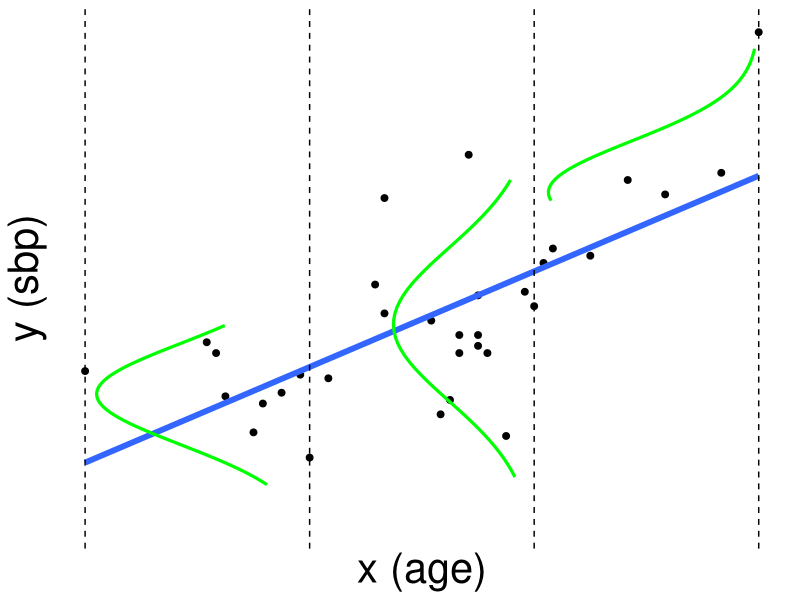

Write the R code that produced this figure. (Note: this script raises an error after producing the figure.)
library(ggplot2)
library(ggthemes)
library(ggpubr)

# our color scale for the book
cols = viridisLite::viridis(3)
liniendicke = 0.75
achsendicke = 1

#dat represents the data of american.woman
dat <- data.frame(x=c(22,41,52,23,41,54,24,46,56,27,47,57,28,48,58,9,49,59,30,49,63,32,50,67,33,51,71,35,51,77,40,51,81),
                  y=c(131,139,128,128,171,105,116,137,145,106,111,141,114,115,153,123,133,157,117,128,155,122,183,176,99,130,172,121,133,178,147,144,217))
fit = lm(y ~ x, data=dat)
summary(fit)

number_of_age_sections = 4
max_age = max(dat$x)
min_age = min(dat$x)

# breaks: where you want to compute densities
breaks <- seq(min_age, max_age, len=number_of_age_sections)
dat$section <- cut(dat$x, breaks)

## Get the residuals
dat$res <- residuals(lm(y ~ x, data=dat)) 

## Compute densities for each section, and flip the axes, and add means of sections
## Note: the densities need to be scaled in relation to the section size (2000 here)
dens <- do.call(rbind, lapply(split(dat, dat$section), function(x) {
  d <- density(x$res, n=50)
  res <- data.frame(x=max(x$x)- d$y*2000, y=d$x+mean(x$y))
  res <- res[order(res$y), ]
  ## Get some data for normal lines as well
  xs <- seq(min(x$res), max(x$res), len=50)
  res <- rbind(res, data.frame(y=xs + mean(x$y),
                               x=max(x$x) - 800*dnorm(xs, 0, sd(x$res))))
  res$type <- rep(c("empirical", "normal"), each=50)
  res
}))
dens$section <- rep(levels(dat$section), each=100)

## Just normal
p = ggplot(dat, aes(x, y)) +
  geom_point(size=2) +
  xlab('x (age)') +  # Beschriftung der x-Achse
  ylab('y (sbp)') +  # Beschriftung der y-Achse
  xlim(c(0,100)) +   # Altersrange auf x-Achse
  ylim(c(90,250)) +  # Blutdruckrange auf y-Achse
  scale_y_continuous(breaks = NULL) +  # hide axis scaling
  scale_x_continuous(breaks = NULL) +
  geom_smooth(method="lm", fill=NA, lwd=2) +
  geom_path(data=dens[dens$type=="normal",], aes(x, y, group=section), 
            colour="green", lwd=1.1) +
  geom_vline(xintercept=breaks, lty=2) +
  theme_hc(base_size = 30) 
p

#save as pdf (with scale you change the thickness of lines, width=8.5cm is half a page width in the book)
ggsave(filename = "./CPD_nicht_fertig_v2.pdf",
       p1, width = 8.5, height = 7, units = "cm", scale = 1.5)
